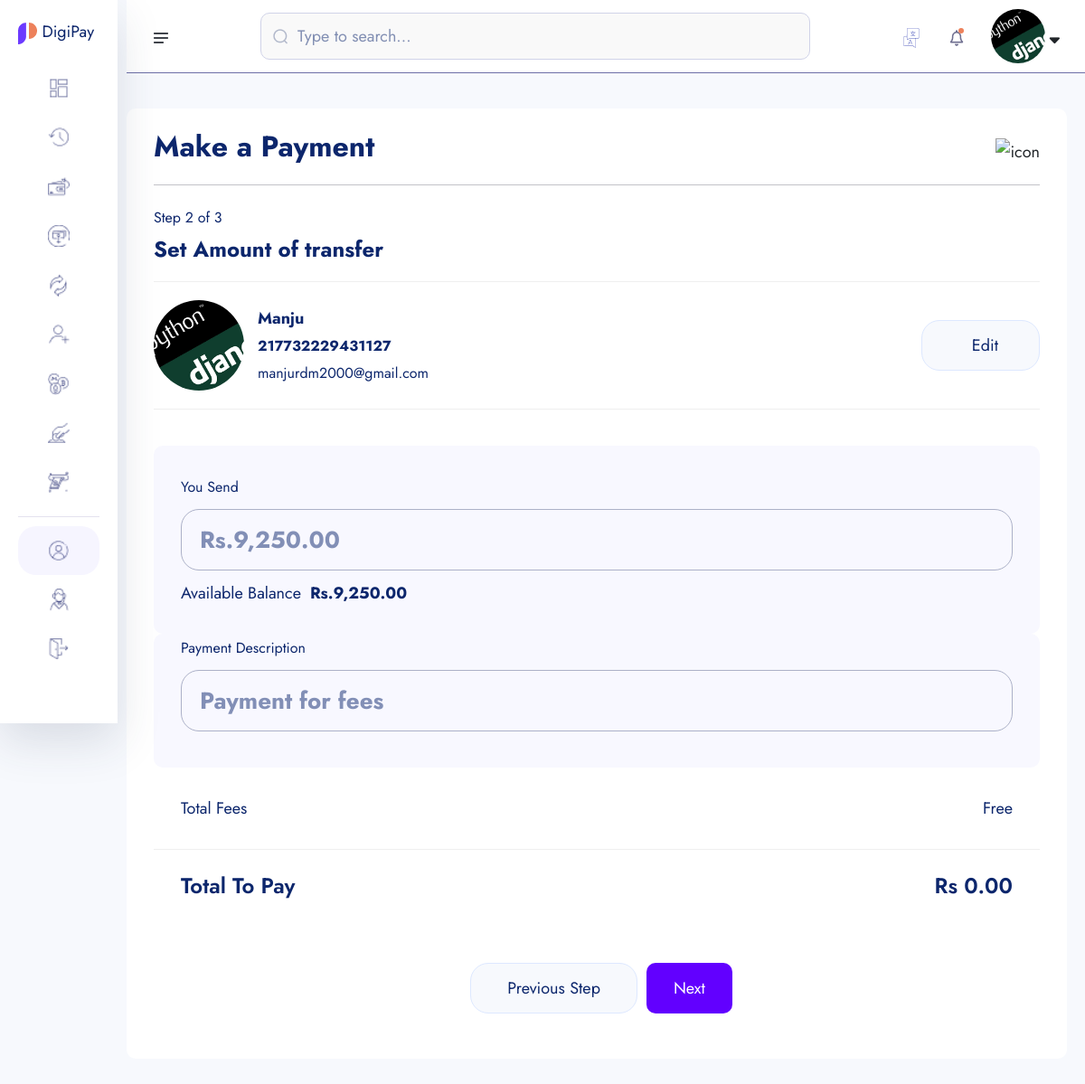
Page /core/amount_transfer_process/217732229431127/ (signed in) on the earlier database version.
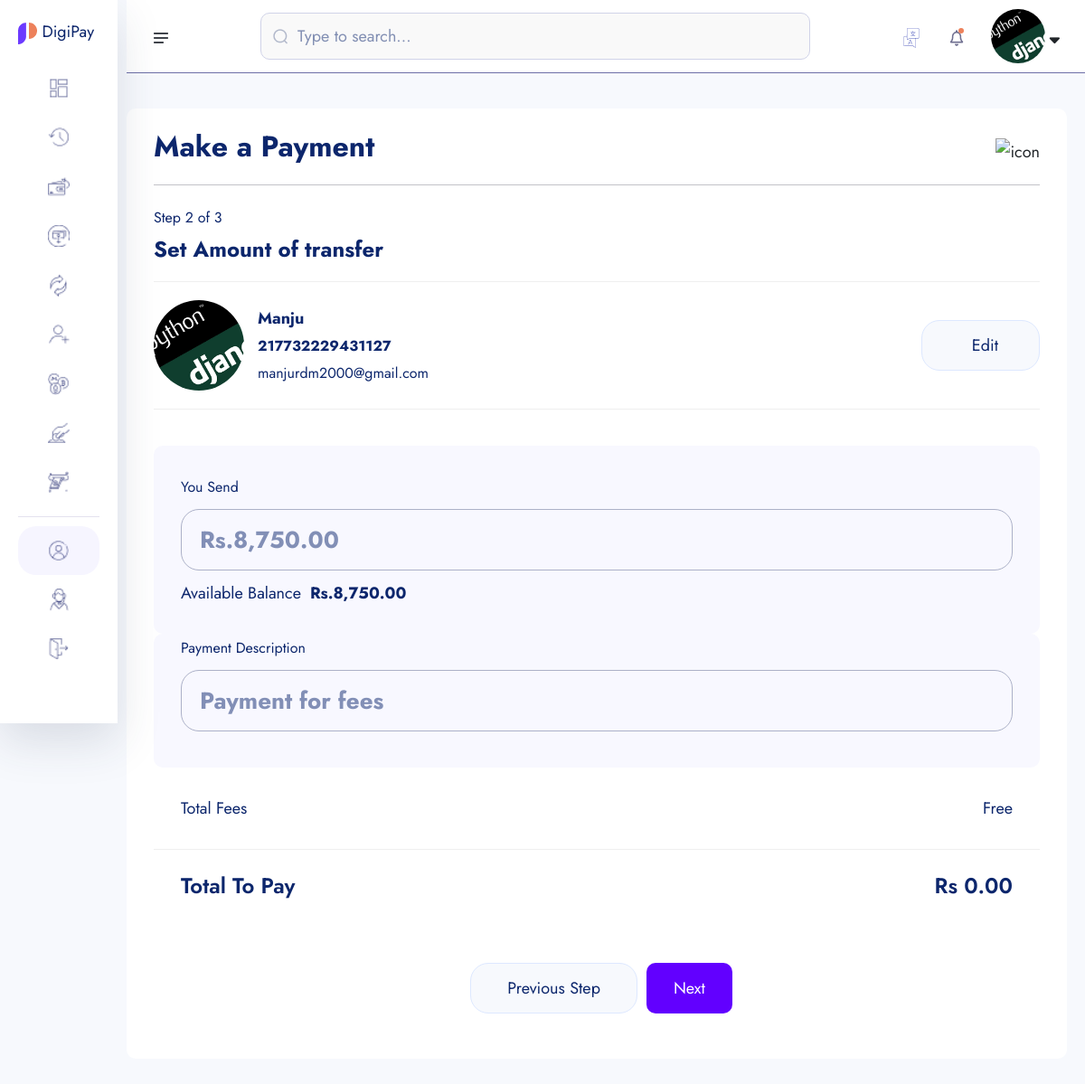
Same page on the later database version.
### bankaccounts/models.py (models this page shows, shortened)
class Account(models.Model):
    id=models.UUIDField(primary_key=True,unique=True,default=uuid.uuid4,editable=False)
    user=models.OneToOneField(User,on_delete=models.CASCADE)
    account_balance=models.DecimalField(max_digits=12,decimal_places=2,default=0.00)
    account_number=ShortUUIDField(unique=True,length=12,max_length=25,prefix='217',alphabet='1234567890')
    account_id=ShortUUIDField(unique=True,length=10,max_length=25,prefix='DIGP',alphabet='1234567890')
    pin_number=ShortUUIDField(unique=True,length=4,max_length=7,alphabet='1234567890')
    account_status=models.CharField(max_length=100,choices=ACCOUNT_STATUS,default='in-active')
    date=models.DateField(auto_now_add=True)
    kyc_submitted=models.BooleanField(default=False)
    kyc_confirmed=models.BooleanField(default=False)

class KYC(models.Model):
    id=models.UUIDField(primary_key=True,unique=True,default=uuid.uuid4,editable=False)
    user=models.OneToOneField(User,on_delete=models.CASCADE)
    account=models.OneToOneField(Account,on_delete=models.CASCADE)
    full_name=models.CharField(max_length=200)
    image=models.ImageField(upload_to='userimg/')
    marital_status=models.CharField(max_length=100,choices=MARITAL_STATUS)
    gender=models.CharField(max_length=100,choices=GENDER)
    identity_type=models.CharField(max_length=100,choices=IDENTITY_TYPE)
    identity_image=models.ImageField(upload_to='userimg/')
    date_of_birth=models.DateField(auto_now_add=False)
    signature=models.ImageField(upload_to='userimg/')
    country=models.CharField(max_length=100)
    state=models.CharField(max_length=100)
    city=models.CharField(max_length=100)
    phone=models.CharField(max_length=100)
    email=models.EmailField(unique=True,blank=True)

### transactions/transfer.py (the view, shortened to what this page needs)
# urls.py: path("amount_transfer_process/<account_number>/",transfer.amount_transfer_process,name="amount_transfer_process"),
def amount_transfer_process(request,account_number):
    account=Account.objects.get(account_number=account_number)
    sender=request.user
    receiver=account.user
    sender_account=request.user.account
    receiver_account=account
    return render(request,'transfer/amount_transfer_process.html',{'account':account})

### templates/transfer/amount_transfer_process.html (shortened to what this page needs)
{% extends "partials/dashbord_base.html" %}
{% load static %}
{% load humanize %}
{% block content %}
    <section class="dashboard-section body-collapse pay step step-2">
        <div class="overlay pt-120">
            <div class="container-fruid">
                <div class="main-content">
                    <div class="head-area d-flex align-items-center justify-content-between">
                        <h4>Make a Payment</h4>
                        <div class="icon-area">
                            <img src="{% static 'assets1/images/icon/support-icon.png' %}" alt="icon">
                        </div>
                    </div>
                    <div class="choose-recipient">
                        <div class="step-area">
                            <span class="mdr">Step 2 of 3</span>
                            <h5>Set Amount of transfer</h5>
                        </div>
                        <div class="user-select">
                            <div class="single-user">
                                <div class="left d-flex align-items-center">
                                    <div class="img-area">
                                        <img src="{{ account.user.kyc.image.url }}" style="width: 100px; height: 100px; border-radius: 50%; object-fit: cover;"  alt="image">
                                    </div>
                                    <div class="text-area">
                                        <p>{{ account.user.kyc.full_name|title }}</p>
                                        <span class="mdr"><b>{{ account.account_number }}</b></span> <br>
                                        <span class="mdr">{{ account.kyc.email }}</span>
                                    </div>
                                </div>
                                <div class="right">
                                    <a href="{% url 'transactions:search' %}">
                                        Edit
                                    </a>
                                </div>
                            </div>
                        </div>
                    </div>
                    <form  method="POST">
                        <div class="send-banance">
                            <span class="mdr">You Send</span>
                            <div class="input-area">
                                <input class="xxlr" onkeyup="CalculateBalance()" placeholder="Rs.{{account.account_balance|intcomma}}" type="number" name="amount-send" id="amount-send">
                            </div>
                            <p>Available Balance<b>Rs.{{account.account_balance|intcomma}}</b></p>
                        </div>
                        <div class="send-banance pt-0 mt-0">
                            <span class="mdr">Payment Description</span>
                            <div class="input-area">
                                <input class="xxlr" onkeyup="CalculateBalance()" placeholder="Payment for fees" type="text" name="description">
                            </div>
                        </div>
                        <ul class="total-fees">
                            <li>Total Fees</li>
                            <li>Free</li>
                        </ul>
                        <ul class="total-fees pay">
                            <li><h5>Total To Pay</h5></li>
                            <li><h5 id="total-to-pay">Rs 0.00</h5></li>
                        </ul>
                        <div class="footer-area mt-40">
                            <a href="pay-step-1.html">Previous Step</a>
                            <button type="submit" style="padding: 10px 30px; border-radius: 10px; background: rgb(98, 0, 255); color: #fff;" class="active">Next</button>
                        </div>
                    </form>
                </div>
            </div>
        </div>
    </section>
    {% endblock content %}

Differences in the rows shown:
changed Account "Manju": amount-send "Rs.9,250.00" → "Rs.8,750.00"; account_balance "9,250.00" → "8,750.00"
